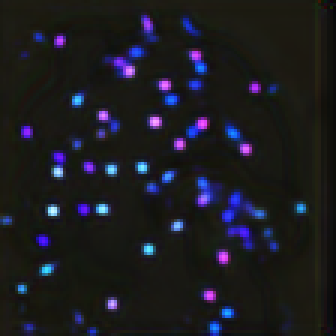
#> input picture color.png, 112 x 112 px (shown 3 times larger)
$ python main.py
#> lines starting #> are read from the running program, lines starting #| are printed output that depends on the picture
import cv2
import numpy as np

img = cv2.imread('./color.png')
#> img is the input picture: shape (112, 112, 3); mean B, G, R 32.8, 27.5, 27.8

channel1 = img[:,:,0]
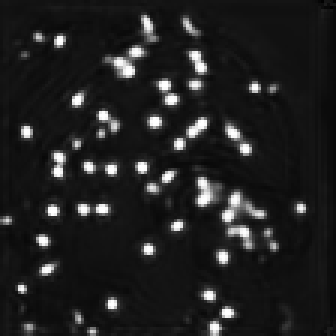
#> channel1: shape (112, 112) (shown 3 times larger); min 0, max 255, mean 32.8
channel2 = img[:,:,1]
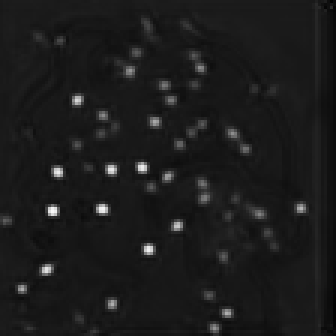
#> channel2: shape (112, 112) (shown 3 times larger); min 0, max 249, mean 27.5
channel3 = img[:,:,2]
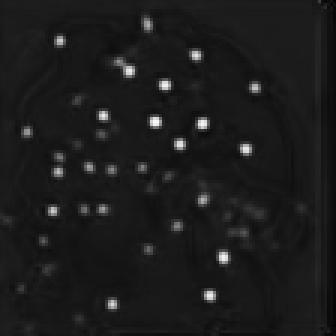
#> channel3: shape (112, 112) (shown 3 times larger); min 4, max 248, mean 27.8

cv2.imwrite('c1.png',channel1)
cv2.imwrite('c2.png',channel2)
cv2.imwrite('c3.png',channel3)

rgba = cv2.cvtColor(img,cv2.COLOR_RGB2BGRA)
# the alpha channel is periodic from 0 to 255, if the value is out of this range,
# it still works, with the equal effect as the corresponding value in 0~255
for i in range(500):
    rgba[:,:,3] = np.ones((112,112))*i
    cv2.imwrite('./rgba/'+str(i)+'.png',rgba)
#> this loop made 500 passes
#> pass 1, `cv2.imwrite('./rgba/'+str(i)+'.png',rgba)`:
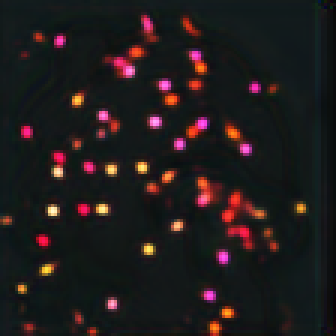
#> saved as 0.png: shape (112, 112, 4) (shown 3 times larger); mean B, G, R, A 27.8, 27.5, 32.8, 0
